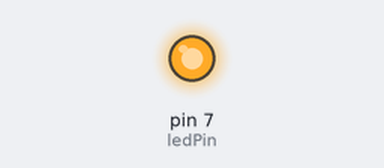
The sketch below on a simulated Arduino Uno, built with avr-gcc and run on an emulated ATmega328P. Parts: output pins drawn as LEDs (lit = HIGH).

Above: at 1.8 s.
At 8.0 s:
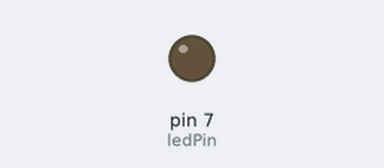
Timing chart, 0 to 12.0 s (numbered marks = the images above):
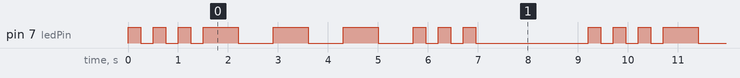

The sketch:

BareMinimum.ino
```cpp
int ledPin = 7;
int dit = 250;
int dat = 700;
int wait = 2000;

void setup() {
  // put your setup code here, to run once:
pinMode(ledPin,OUTPUT);

}

void loop() {
  // put your main code here, to run repeatedly:
digitalWrite(ledPin,HIGH);
delay(dit);
digitalWrite(ledPin,LOW);
delay(dit);

digitalWrite(ledPin,HIGH);
delay(dit);
digitalWrite(ledPin,LOW);
delay(dit);

digitalWrite(ledPin,HIGH);
delay(dit);
digitalWrite(ledPin,LOW);
delay(dit);

digitalWrite(ledPin,HIGH);
delay(dat);
digitalWrite(ledPin,LOW);
delay(dat);

digitalWrite(ledPin,HIGH);
delay(dat);
digitalWrite(ledPin,LOW);
delay(dat);

digitalWrite(ledPin,HIGH);
delay(dat);
digitalWrite(ledPin,LOW);
delay(dat);

digitalWrite(ledPin,HIGH);
delay(dit);
digitalWrite(ledPin,LOW);
delay(dit);

digitalWrite(ledPin,HIGH);
delay(dit);
digitalWrite(ledPin,LOW);
delay(dit);

digitalWrite(ledPin,HIGH);
delay(dit);
digitalWrite(ledPin,LOW);
delay(dit);

delay(wait);
}
```

Measured:
- by itself, pin 7 (ledPin): repeats every 9.2 s: 2 × (LOW 0.25 s, HIGH 0.25 s), LOW 0.25 s, 3 × (HIGH 0.70 s, LOW 0.70 s), 2 × (HIGH 0.25 s, LOW 0.25 s), HIGH 0.25 s, LOW 2.3 s, HIGH 0.25 s
- by itself, everything shown: repeats every 9.2 s, in 18 steps
